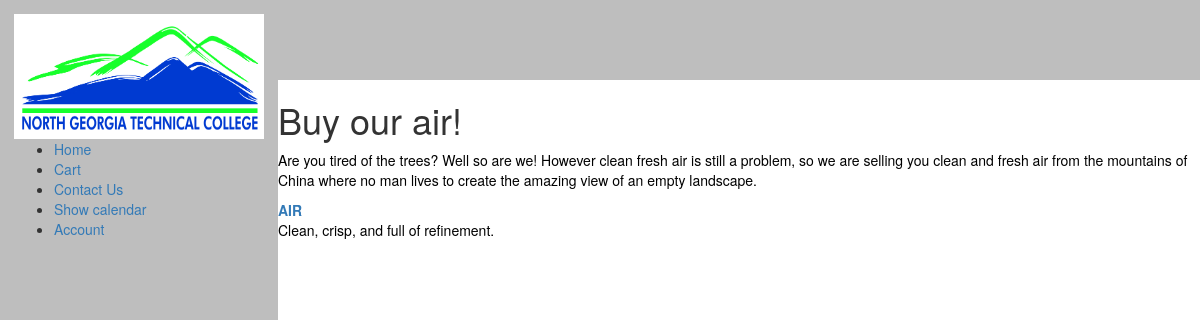
The app's page /home.php with its own data.
### tables this page shows
CREATE TABLE `store_categories` (
  `id` int(11) NOT NULL,
  `cat_title` varchar(50) DEFAULT NULL,
  `cat_desc` text DEFAULT NULL
);

### home.php (the view, shortened to what this page needs)
<?php
$mysqli = mysqli_connect("localhost", "root", "", "test");
$display_block = "<h1>Buy our air!</h1>
<p>Are you tired of the trees? Well so are we! However clean fresh air is still a problem, so we are selling you clean and fresh air from the mountains of China where no man lives to create the amazing view of an empty landscape.</p>";
$get_cats_sql = "SELECT id, cat_title, cat_desc FROM store_categories ORDER BY cat_title";
$get_cats_res =  mysqli_query($mysqli, $get_cats_sql) or die(mysqli_error($mysqli));
if (mysqli_num_rows($get_cats_res) < 1) {
   $display_block = "<p><em>Sorry, no categories to browse.</em></p>";
} else {
   while ($cats = mysqli_fetch_array($get_cats_res)) {
        $cat_id  = $cats['id'];
        $cat_title = strtoupper(stripslashes($cats['cat_title']));
        $cat_desc = stripslashes($cats['cat_desc']);
        $display_block .= "<p><strong><a href=\"".$_SERVER['PHP_SELF']."?cat_id=".$cat_id."\">".$cat_title."</a></strong><br>".$cat_desc."</p>";
	 }
}
?>
 <link rel="stylesheet" href="https://maxcdn.bootstrapcdn.com/bootstrap/3.3.7/css/bootstrap.css">
  <html>
  <head>
  </head>
    <nav class="col-1"><img src="NorthGeorgiaTech.jpg" alt"ngtc" style="width:250px;height:125px;"></img>
      <ul>
        <li><a href="home.php">Home</a></li>
             <li><a href="cart.php">Cart</a></li>
             <li><a href="contactus.html">Contact Us</a>
              <li><a href="showcalendar_withevent.php">Show calendar</a></li>
                 <li><a href="login.php">Account</a></li>
      </ul>
    </nav>
    <div class="col-2">
 <header></header>
        <body>
              <?php echo $display_block; ?>
        </body>

### home.php (style rules this page uses)
* { box-sizing: border-box; }
body { display: flex; min-height: 100vh; flex-direction: row; margin: 0; }
.col-1 { background: rgb(190, 190, 190); }
.col-2 { display: flex; flex-direction: column; flex: 5; }
header, footer { background: rgb(190, 190, 190); height: 10vh; }
header, footer, article, nav { padding: 1em; }
p { color:black; }

### records on screen
store_categories: cat_title "AIR", cat_desc "Clean, crisp, and full of refinement."
